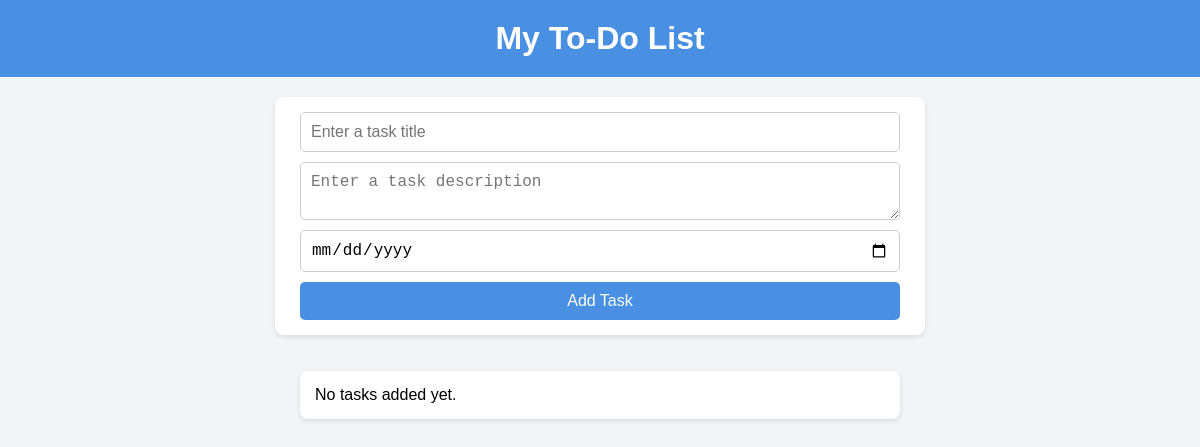
Before: / with the older database file.
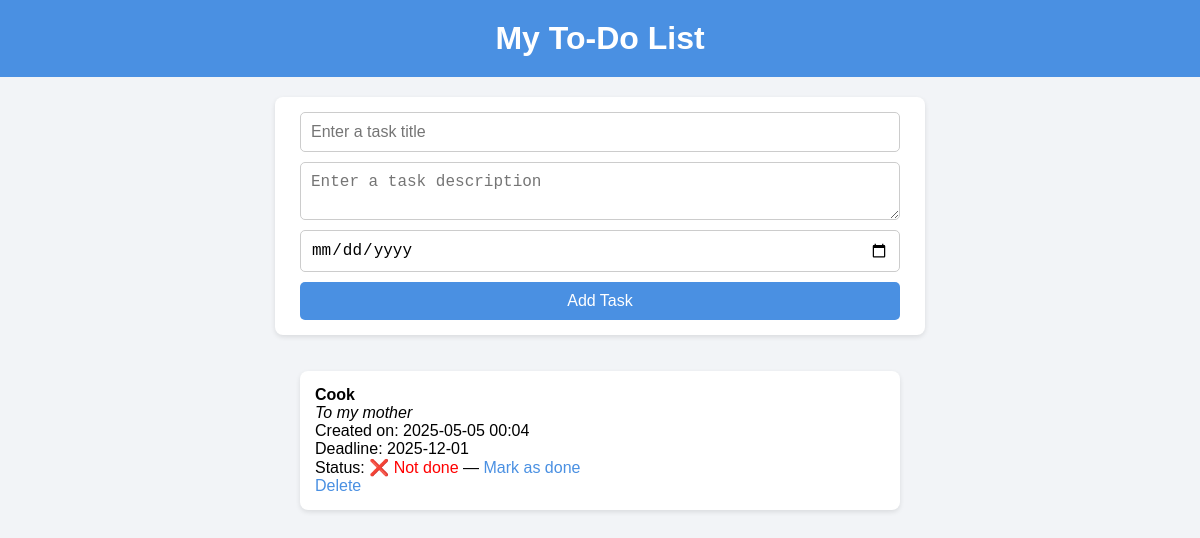
After: the same page with the newer database file.
### tasks/models.py (models this page shows, shortened)
class Task(models.Model):
    title = models.CharField(max_length=200)
    description = models.TextField(blank=True, null=True)
    completed = models.BooleanField(default=False)
    due_date = models.DateField(null=True, blank=True)
    created_at = models.DateTimeField(auto_now_add=True)

### tasks/views.py (the view)
# urls.py: path('', views.task_list, name='task_list'),  # Cette ligne associe la page d'accueil à la vue task_list
def task_list(request):
    tasks = Task.objects.all().order_by('due_date')
    form = TaskForm()
    if request.method == 'POST':
        form = TaskForm(request.POST)
        if form.is_valid():
            form.save()
            return redirect('task_list')  # redirige pour éviter le resoumission
    return render(request, 'tasks/task_list.html', {'tasks': tasks, 'form': form})

### tasks/forms.py
class TaskForm(forms.ModelForm):
    class Meta:
        model = Task
        fields = ['title','description', 'due_date']

### tasks/templates/tasks/task_list.html (shortened to what this page needs)
<!DOCTYPE html>
<html lang="en">
<head>
</head>
<body>
    <h1>My To-Do List</h1>
    <form method="POST">
        <input type="text" name="title" placeholder="Enter a task title" required>
        <textarea name="description" placeholder="Enter a task description"></textarea>
        <input type="date" name="due_date" required>
        <button type="submit">Add Task</button>
    </form>
    <ul>
        {% for task in tasks %}
            <li>
                <strong>{{ task.title }}</strong><br>
                {% if task.description %}
                    <em>{{ task.description }}</em><br>
                {% endif %}
                Created on: {{ task.created_at|date:"Y-m-d H:i" }}<br>
                {% if task.due_date %}
                    Deadline: {{ task.due_date|date:"Y-m-d" }}<br>
                {% endif %}
                Status:
                {% if task.completed %}
                    <span class="done">✅ Done</span>
                {% else %}
                    <span class="not-done">❌ Not done</span> —
                    <a href="{% url 'toggle_task' task.id %}">Mark as done</a>
                {% endif %}
                <br>
                <a href="{% url 'delete_task' task.id %}" class="btn-delete" onclick="return confirm('Are you sure you want to delete this task?');">Delete</a>
            </li>
        {% empty %}
            <li>No tasks added yet.</li>
        {% endfor %}
    </ul>
</body>
</html>

### tasks/templates/tasks/task_list.html (style rules this page uses)
body { font-family: Arial, sans-serif; background: #f2f4f7; margin: 0; padding: 0; display: flex; flex-direction: column; align-items: center; }
h1 { background-color: #4a90e2; color: white; padding: 20px; width: 100%; text-align: center; margin: 0; }
form { margin: 20px auto; background-color: white; padding: 15px 25px; border-radius: 8px; box-shadow: 0 2px 5px rgba(0,0,0,0.1); display: flex; flex-direction: column; gap: 10px; width: 80%; max-width: 600px; }
input, textarea, button { padding: 10px; border-radius: 5px; border: 1px solid #ccc; font-size: 1rem; width: 100%; box-sizing: border-box; }
textarea { resize: vertical; }
button { background-color: #4a90e2; color: white; border: none; cursor: pointer; }
ul { list-style: none; padding: 0; width: 80%; max-width: 600px; }
li { background-color: white; margin-bottom: 15px; padding: 15px; border-radius: 8px; box-shadow: 0 2px 5px rgba(0,0,0,0.1); }
.not-done { color: red; }
a { color: #4a90e2; text-decoration: none; }

Changed rows visible on the page:
added Task: title "Cook", description "To my mother", created_at "2025-05-05 00:04", due_date "2025-12-01", completed "❌ Not done"
Other visible differences:
text no longer shown: "No tasks added yet."
